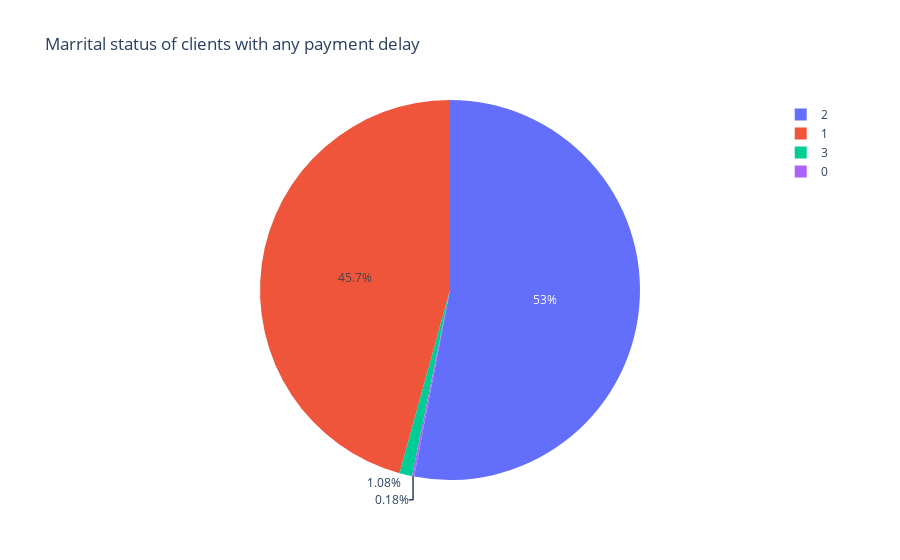

Notebook code for this chart:
### Markdown cell above
> Lastly i looked at the last demographic column amongst customers filtered for the same query: where they had a payment delay of one month or greater in any of the columns representing the months. The share of customers in different marrital categories with payment delays is represented almost identically as they are in the entire dataset (only 0.2% difference). We can therefore assume that this category will of little importance to a clients ability to repay credit duly

### Code cell
fig6 = px.pie(train_macrotable.groupby('MARRIAGE').count().reset_index(), #apply a map 
              values= 'ID',
              names='MARRIAGE',
              labels= 'MARRIAGE', 
              title= 'Marrital status of clients with any payment delay'
             )
fig6.show()

### Figure 1 — Plotly figure (JSON) as saved in the notebook; plotly's stock layout.template omitted (floating-point values rounded to 4 significant figures)
{"data": [{"domain": {"x": [0, 1], "y": [0, 1]}, "hovertemplate": "MARRIAGE=%{label}<br>ID=%{value}<extra></extra>", "labels": [0, 1, 2, 3], "legendgroup": "", "name": "", "showlegend": true, "type": "pie", "values": [36, 9143, 10605, 216]}], "layout": {"autosize": true, "legend": {"tracegroupgap": 0}, "title": {"text": "Marrital status of clients with any payment delay"}}}
